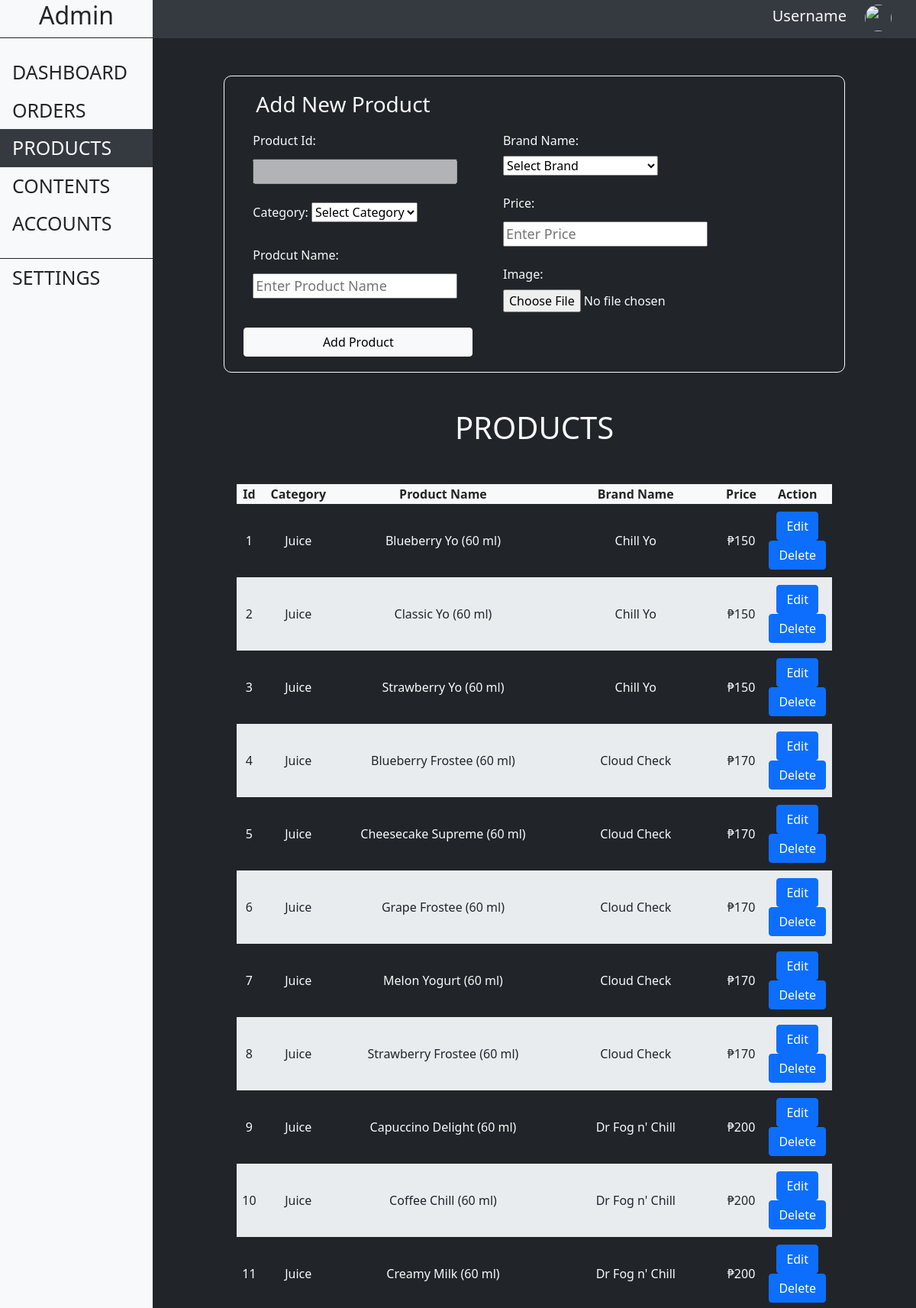
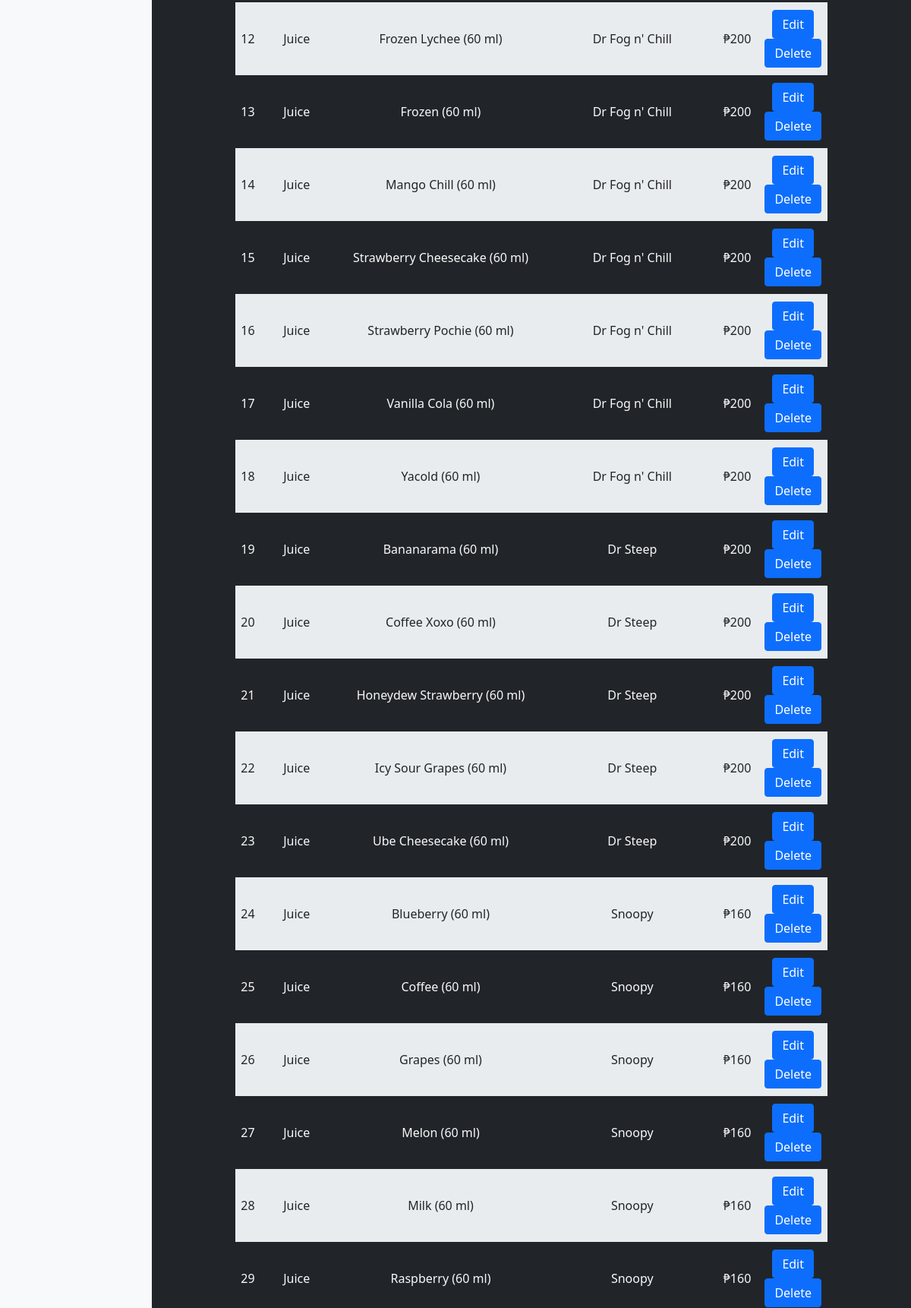
Page /admin/admin-products.php (signed in, upper part) on the committed database (2 pictures, top to bottom).
### tables this page shows
CREATE TABLE `tblproducts` (
  `Id` int(10) unsigned NOT NULL AUTO_INCREMENT,
  `Category` varchar(45) NOT NULL,
  `Product_Name` varchar(45) NOT NULL,
  `Brand` varchar(45) NOT NULL,
  `Price` varchar(45) NOT NULL,
  `Image` varchar(150) NOT NULL,
  PRIMARY KEY (`Id`)
);

CREATE TABLE `tblprodcat` (
  `Id` int(10) unsigned NOT NULL AUTO_INCREMENT,
  `Category` varchar(45) NOT NULL,
  PRIMARY KEY (`Id`)
);

CREATE TABLE `tblbrands` (
  `brand_id` int(10) unsigned NOT NULL AUTO_INCREMENT,
  `brand_name` varchar(45) NOT NULL,
  `logo` varchar(45) NOT NULL,
  PRIMARY KEY (`brand_id`)
);

### admin/functions/products/view-products.php (called while the page is built)
<?php
	require('database.php');
	$RESULT = mysqli_query($CON,
    "SELECT p.Id, c.Category, p.Product_Name, b.brand_name, p.Price, p.Image
    FROM tblproducts p
    INNER JOIN tblbrands b ON b.brand_id = p.Brand
    INNER JOIN tblprodcat c ON c.Id = p.Category;")
	or die("Error in executing query...");
 ?>

### admin/admin-products.php (the view, shortened to what this page needs)
<?php
    require ('functions/products/view-products.php');
?>
<!DOCTYPE html>
<html lang="en">
<head>
    <link rel="stylesheet" href="css/main.css">
    <link rel="stylesheet" href="css/style-products.css">
    <link href="https://cdn.jsdelivr.net/npm/bootstrap@5.1.3/dist/css/bootstrap.min.css" rel="stylesheet">
</head>
<body>
    <div class="container-fluid main-container">
        <div class="row">
            <div class="col-sm-2 left-col">
                <div class="sidenav navbar-expand-lg col-sm-2">
                    <div class="title-div">
                        <h2>Admin</h2>
                    </div>
                    <div class="items">
                        <a href="admin-panel.php">Dashboard</a>
                        <a href="admin-orders.php">Orders</a>
                        <a href="admin-products.php" class="active">Products</a>
                        <a href="admin-contents.php">Contents</a>
                        <a href="admin-accounts.php">Accounts</a>
                    </div>
                    <div class="settings-div">
                        <a href="#">Settings</a>
                    </div>
                </div>
            </div>
            <div class="col-sm-10 right-col">
                <div class="topnav">
                    <a data-bs-toggle="collapse" href="#collapseLogout" role="button" aria-expanded="false" aria-controls="collapseLogout"><img src="../images/vaping-apes-logo.jpg" alt=""></a>
                    <a href="#">Username</a>
                </div>
                <br>
                <div class="col-sm-10 mx-auto add-form">
                    <form action="functions/products/add-products.php" method="POST" enctype="multipart/form-data">
                        <div class="row mx-auto">
                        <h3>Add New Product</h3>
                            <div class="col-sm-5 cols">
                                <label for="txtId" class="form-label">Product Id: </label>
                                <input type="text" value="" id="txtId" name="txtid" class="form-text" disabled>
                                <br><br>
                                <label for="cmbCategory" class="form-label">Category: </label>
                                <select name="listCategory" id="cmbCategory">
                                    <option disabled selected>Select Category</option>
                                </select>
                                <br><br>
                                <label for="txtProductName" class="form-label">Prodcut Name: </label>
                                <input type="text" placeholder="Enter Product Name" id="txtProductName" name="txtProductName" class="form-text">
                            </div>
                            <div class="col-sm-5 cols">
                                <label for="cmbBrandName" class="form-label">Brand Name: </label>
                                <select name="listBrandName" id="cmbBrandName">
                                    <option disabled selected>Select Brand</option>
                                </select>
                                <br><br>
                                <label for="txtPrice" class="form-label">Price: </label>
                                <input type="text" placeholder="Enter Price" id="txtPrice" name="txtPrice" class="form-text">
                                <br><br>
                                <label for="prod-image" class="form-label">Image: </label>
                                <input type="file" id="prod-image" name="prod-image">
                            </div>
                        </div>
                        <div class="row add-prod">
                            <div class="col"><input type="submit" class="btn btn-light btn-add" id="btnAdd" name="btnAdd" value="Add Product"></div>
                        </div>
                    </form>
                </div>
                <br><br>
                <div class="col-sm-12 Products-div">
                <h1>PRODUCTS</h1>
                    <table class="tblProducts">
                        <th>Id</th>
                        <th>Category</th>
                        <th>Product Name</th>
                        <th>Brand Name</th>
                        <th>Price</th>
                        <th>Action</th>
                        <?php while ($ROW = mysqli_fetch_array($RESULT)) { ?>
                        <tr>
                            <td><?php echo $ROW['Id'] ?></td>
                            <td><?php echo $ROW['Category'] ?></td>
                            <td><?php echo $ROW['Product_Name'] ?></td>
                            <td><?php echo $ROW['brand_name'] ?></td>
                            <td>&#8369;<?php echo $ROW['Price'] ?></td>
                            <td class="table_action">
                                <form name="frmEdit" action="functions/products/edit-products.php" method="post">
                                    <input class="btn btn-primary" type="submit" name="btnEdit" value="Edit">
                                </form>
                                <form name="frmDel" action="functions/products/delete-products.php" method="post">
                                    <input class="btn btn-primary" type="submit" name="btnDel" value="Delete">
                                </form>
                            </td>
                        </tr>
                        <?php } ?>
                    </table>
                </div>
            </div>
        </div>
    </div>
</body>
</html>

### admin/css/main.css (style rules this page uses)
.main-container { width: 100%; height: auto; margin: 0; padding: 0; background-color: #212529; position: relative; }
.right-col { margin: 0; padding: 0; position: relative; color: #f8f9fa; }
.topnav { width: 100%; height: 50px; position: fixed; top: 0; left: 0; background-color: #343a40; overflow-x: hidden; padding-right: 20px; }
.topnav a { padding: 6px 12px; text-decoration: none; font-size: 20px; color: #f8f9fa; display: block; float: right; transition: 0.2s ease; }
.topnav a img { height: 35px; width: 35px; border-radius: 100%; }
.sidenav { height: 100%; width: 160px; position: fixed; z-index: 1; top: 0; left: 0; background-color: #f8f9fa; overflow-x: hidden; }
.sidenav a { padding: 6px 8px 6px 16px; text-decoration: none; font-size: 25px; color: #212529; display: block; text-transform: uppercase; transition: 0.2s ease; }
.sidenav .active { color: #f8f9fa; background-color: #343a40; }
.sidenav .title-div { height: 50px; display: flex; justify-content: center; align-items: center; border-bottom: 1px solid #212529; }
.items { margin: 20px 0; }
.settings-div { height: 15%; border-top: 1px solid #212529; margin-top: 20px; }

### admin/css/style-products.css (style rules this page uses)
.add-form { margin-top: 75px; border: 1px solid #f8f9fa; border-radius: 10px; padding: 10px 0 20px 25px; }
.add-form .row h3 { padding: 10px 16px ; }
.add-form .row .cols input:not(#prod-image) { font-size: 18px; }
.add-form .add-prod { margin-top: 20px; }
.add-form .add-prod .btn-add { width: 300px; }
.Products-div { text-align: center; }
.Products-div .tblProducts { width: 80%; margin-left: auto; margin-right: auto; margin-top: 50px; text-align: center; border-collapse: collapse; border-spacing: 50px; }
.Products-div .tblProducts tr:nth-child(odd) { background-color: #e9ecef; color: #212529; }
.Products-div .tblProducts th { background-color: #f8f9fa; color: #212529; }
.Products-div .tblProducts tr td { padding: 10px 0; }

### rows in the picture
tblproducts: Id "1", tblprodcat.Category "Juice", Product_Name "Blueberry Yo (60 ml)", tblbrands.brand_name "Chill Yo", Price "150"
tblproducts: Id "2", tblprodcat.Category "Juice", Product_Name "Classic Yo (60 ml)", tblbrands.brand_name "Chill Yo", Price "150"
tblproducts: Id "3", tblprodcat.Category "Juice", Product_Name "Strawberry Yo (60 ml)", tblbrands.brand_name "Chill Yo", Price "150"
tblproducts: Id "4", tblprodcat.Category "Juice", Product_Name "Blueberry Frostee (60 ml)", tblbrands.brand_name "Cloud Check", Price "170"
tblproducts: Id "5", tblprodcat.Category "Juice", Product_Name "Cheesecake Supreme (60 ml)", tblbrands.brand_name "Cloud Check", Price "170"
tblproducts: Id "6", tblprodcat.Category "Juice", Product_Name "Grape Frostee (60 ml)", tblbrands.brand_name "Cloud Check", Price "170"
tblproducts: Id "7", tblprodcat.Category "Juice", Product_Name "Melon Yogurt (60 ml)", tblbrands.brand_name "Cloud Check", Price "170"
tblproducts: Id "8", tblprodcat.Category "Juice", Product_Name "Strawberry Frostee (60 ml)", tblbrands.brand_name "Cloud Check", Price "170"
tblproducts: Id "9", tblprodcat.Category "Juice", Product_Name "Capuccino Delight (60 ml)", tblbrands.brand_name "Dr Fog n' Chill", Price "200"
tblproducts: Id "10", tblprodcat.Category "Juice", Product_Name "Coffee Chill (60 ml)", tblbrands.brand_name "Dr Fog n' Chill", Price "200"
tblproducts: Id "11", tblprodcat.Category "Juice", Product_Name "Creamy Milk (60 ml)", tblbrands.brand_name "Dr Fog n' Chill", Price "200"
tblproducts: Id "12", tblprodcat.Category "Juice", Product_Name "Frozen Lychee (60 ml)", tblbrands.brand_name "Dr Fog n' Chill", Price "200"
tblproducts: Id "13", tblprodcat.Category "Juice", Product_Name "Frozen (60 ml)", tblbrands.brand_name "Dr Fog n' Chill", Price "200"
tblproducts: Id "14", tblprodcat.Category "Juice", Product_Name "Mango Chill (60 ml)", tblbrands.brand_name "Dr Fog n' Chill", Price "200"
tblproducts: Id "15", tblprodcat.Category "Juice", Product_Name "Strawberry Cheesecake (60 ml)", tblbrands.brand_name "Dr Fog n' Chill", Price "200"
tblproducts: Id "16", tblprodcat.Category "Juice", Product_Name "Strawberry Pochie (60 ml)", tblbrands.brand_name "Dr Fog n' Chill", Price "200"
tblproducts: Id "17", tblprodcat.Category "Juice", Product_Name "Vanilla Cola (60 ml)", tblbrands.brand_name "Dr Fog n' Chill", Price "200"
tblproducts: Id "18", tblprodcat.Category "Juice", Product_Name "Yacold (60 ml)", tblbrands.brand_name "Dr Fog n' Chill", Price "200"
tblproducts: Id "19", tblprodcat.Category "Juice", Product_Name "Bananarama (60 ml)", tblbrands.brand_name "Dr Steep", Price "200"
tblproducts: Id "20", tblprodcat.Category "Juice", Product_Name "Coffee Xoxo (60 ml)", tblbrands.brand_name "Dr Steep", Price "200"
tblproducts: Id "21", tblprodcat.Category "Juice", Product_Name "Honeydew Strawberry (60 ml)", tblbrands.brand_name "Dr Steep", Price "200"
tblproducts: Id "22", tblprodcat.Category "Juice", Product_Name "Icy Sour Grapes (60 ml)", tblbrands.brand_name "Dr Steep", Price "200"
tblproducts: Id "23", tblprodcat.Category "Juice", Product_Name "Ube Cheesecake (60 ml)", tblbrands.brand_name "Dr Steep", Price "200"
tblproducts: Id "24", tblprodcat.Category "Juice", Product_Name "Blueberry (60 ml)", tblbrands.brand_name "Snoopy", Price "160"
tblproducts: Id "25", tblprodcat.Category "Juice", Product_Name "Coffee (60 ml)", tblbrands.brand_name "Snoopy", Price "160"
tblproducts: Id "26", tblprodcat.Category "Juice", Product_Name "Grapes (60 ml)", tblbrands.brand_name "Snoopy", Price "160"
tblproducts: Id "27", tblprodcat.Category "Juice", Product_Name "Melon (60 ml)", tblbrands.brand_name "Snoopy", Price "160"
tblproducts: Id "28", tblprodcat.Category "Juice", Product_Name "Milk (60 ml)", tblbrands.brand_name "Snoopy", Price "160"
tblproducts: Id "29", tblprodcat.Category "Juice", Product_Name "Raspberry (60 ml)", tblbrands.brand_name "Snoopy", Price "160"
